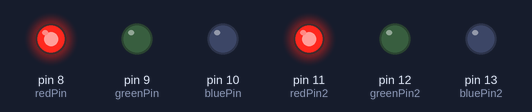
The sketch below on a simulated Arduino Uno, built with avr-gcc and run on an emulated ATmega328P. Shown: output pins drawn as LEDs (lit = HIGH).

Above: at 0.05 s.
At 1.5 s:
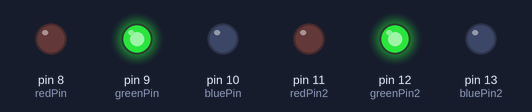
At 2.95 s:
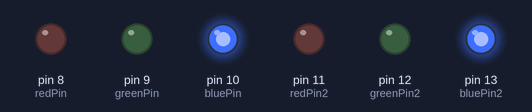
At 3.7 s:
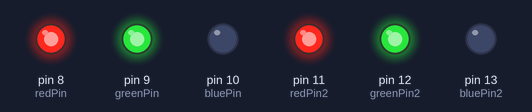
At 4.45 s:
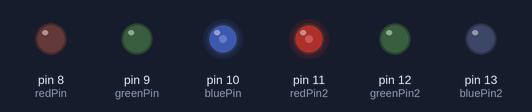
At 5.95 s:
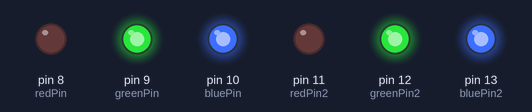
Timing chart, 0 to 7.8 s (numbered marks = the images above):
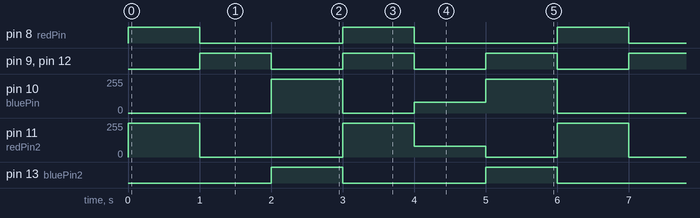

Measured:
- by itself, pin 8 (redPin), pin 13 (bluePin2): alternates HIGH for 1.0 s and LOW for 2.0 s
- by itself, pin 9 (greenPin), pin 12 (greenPin2): alternates HIGH for 1.0 s and LOW for 1.0 s
- by itself, pin 10 (bluePin): repeats every 6.0 s: 0/255 1.0 s, 80/255 1.0 s, 255/255 1.0 s, 0/255 2.0 s, 255/255 1.0 s
- by itself, pin 11 (redPin2): repeats every 6.0 s: 0/255 2.0 s, 255/255 1.0 s, 80/255 1.0 s, 0/255 1.0 s, 255/255 1.0 s

The sketch:

RGB_Leds_test.ino
```cpp
/*
Adafruit Arduino - Lesson 3. RGB LED
*/

int redPin = 8;
int greenPin = 9;
int bluePin = 10;

 int redPin2 = 11;
int greenPin2 = 12;
int bluePin2 = 13;

//uncomment this line if using a Common Anode LED
//#define COMMON_ANODE

void setup()
{
  pinMode(redPin, OUTPUT);
  pinMode(greenPin, OUTPUT);
  pinMode(bluePin, OUTPUT);
    pinMode(redPin2, OUTPUT);
  pinMode(greenPin2, OUTPUT);
  pinMode(bluePin2, OUTPUT);
}

void loop()
{
  setColor(255, 0, 0);  // red
  delay(1000);
  setColor(0, 255, 0);  // green
  delay(1000);
  setColor(0, 0, 255);  // blue
  delay(1000);
  setColor(255, 255, 0);  // yellow
  delay(1000);
  setColor(80, 0, 80);  // purple
  delay(1000);
  setColor(0, 255, 255);  // aqua
  delay(1000);
}

void setColor(int red, int green, int blue)
{
  #ifdef COMMON_ANODE
    red = 255 - red;
    green = 255 - green;
    blue = 255 - blue;
  #endif
  analogWrite(redPin, red);
  analogWrite(greenPin, green);
  analogWrite(bluePin, blue);
    analogWrite(redPin2, red);
  analogWrite(greenPin2, green);
  analogWrite(bluePin2, blue);
}
```
